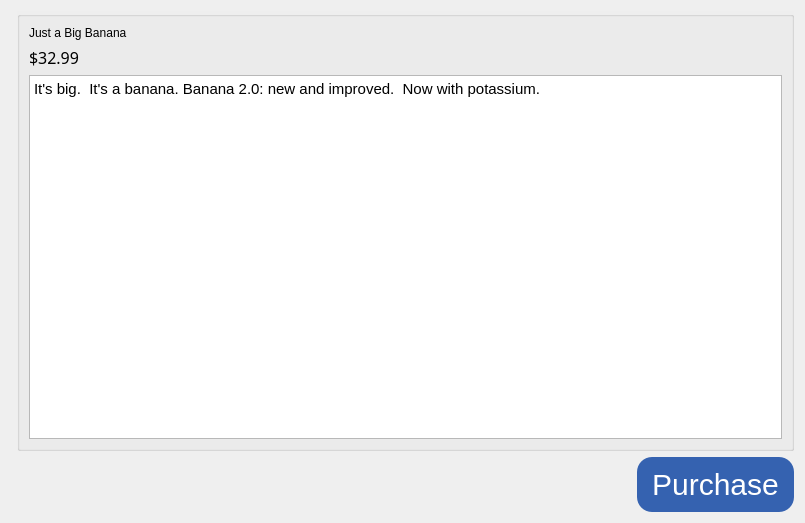
<?xml version="1.0" encoding="UTF-8"?>
<ui version="4.0">
 <class>CatalogItem</class>
 <widget class="QDialog" name="CatalogItem">
  <property name="geometry">
   <rect>
    <x>0</x>
    <y>0</y>
    <width>805</width>
    <height>523</height>
   </rect>
  </property>
  <property name="windowTitle">
   <string>Dialog</string>
  </property>
  <property name="styleSheet">
   <string notr="true">#MainWindow { font: 16pt &quot;Aganè S&quot;; }
#MainWindow { background-color : #9CAFD1  }
QPushButton {color : white;
background-color : #3562B0;
border-radius: 10px;}
QPushButton{ font: 81 14pt &quot;AXIS Extra Bold&quot;;
  border: none;
  border-radius: 15px;
  box-shadow: 0 9px #999;
  padding: 10px 15px;}
#pushButton_Login_2{ font: 81 18pt &quot;AXIS Extra Bold&quot;;
border-radius: 25px; }
QGroupBox{ background-color : #EEEEEE;}
QLabel{  font: 16pt &quot;Aganè S&quot;; }
QStackedWidget{ background: qlineargradient(x1:0, y1:0, x2:1, y2:1,  stop:0 #202020, stop: 0.4 #303030, stop:1 #353535)}



QPushButton:hover {background-color: #2D5496}

QPushButton:active {
  background-color: #2D5496;
  box-shadow: 0 5px #666;
  transform: translateY(4px);
}</string>
  </property>
  <layout class="QVBoxLayout" name="verticalLayout_2">
   <item>
    <layout class="QHBoxLayout" name="horizontalLayout_2">
     <item>
      <widget class="QLabel" name="image">
       <property name="text">
        <string>&lt;html&gt;&lt;head/&gt;&lt;body&gt;&lt;p&gt;&lt;img src=&quot;:/images/61510352-holding-banana.jpg&quot;/&gt;&lt;/p&gt;&lt;/body&gt;&lt;/html&gt;</string>
       </property>
       <property name="scaledContents">
        <bool>true</bool>
       </property>
       <property name="alignment">
        <set>Qt::AlignCenter</set>
       </property>
      </widget>
     </item>
     <item>
      <widget class="QGroupBox" name="groupBox">
       <property name="title">
        <string/>
       </property>
       <layout class="QVBoxLayout" name="verticalLayout">
        <item>
         <widget class="QLabel" name="name">
          <property name="text">
           <string>Just a Big Banana</string>
          </property>
         </widget>
        </item>
        <item>
         <widget class="QLabel" name="price">
          <property name="font">
           <font>
            <family>Aganè S</family>
            <pointsize>12</pointsize>
            <weight>50</weight>
            <italic>false</italic>
            <bold>false</bold>
           </font>
          </property>
          <property name="styleSheet">
           <string notr="true"> font: 12pt &quot;Aganè S&quot;;</string>
          </property>
          <property name="text">
           <string>$32.99</string>
          </property>
         </widget>
        </item>
        <item>
         <widget class="QTextEdit" name="description">
          <property name="html">
           <string>&lt;!DOCTYPE HTML PUBLIC &quot;-//W3C//DTD HTML 4.0//EN&quot; &quot;http://www.w3.org/TR/REC-html40/strict.dtd&quot;&gt;
&lt;html&gt;&lt;head&gt;&lt;meta name=&quot;qrichtext&quot; content=&quot;1&quot; /&gt;&lt;style type=&quot;text/css&quot;&gt;
p, li { white-space: pre-wrap; }
&lt;/style&gt;&lt;/head&gt;&lt;body style=&quot; font-family:'Ubuntu'; font-size:11pt; font-weight:400; font-style:normal;&quot;&gt;
&lt;p style=&quot; margin-top:0px; margin-bottom:0px; margin-left:0px; margin-right:0px; -qt-block-indent:0; text-indent:0px;&quot;&gt;It's big.  It's a banana. Banana 2.0: new and improved.  Now with potassium.&lt;/p&gt;&lt;/body&gt;&lt;/html&gt;</string>
          </property>
         </widget>
        </item>
       </layout>
      </widget>
     </item>
    </layout>
   </item>
   <item>
    <layout class="QHBoxLayout" name="horizontalLayout">
     <item>
      <spacer name="horizontalSpacer">
       <property name="orientation">
        <enum>Qt::Horizontal</enum>
       </property>
       <property name="sizeHint" stdset="0">
        <size>
         <width>40</width>
         <height>20</height>
        </size>
       </property>
      </spacer>
     </item>
     <item>
      <widget class="QPushButton" name="purchase">
       <property name="styleSheet">
        <string notr="true">font-size : 30px</string>
       </property>
       <property name="text">
        <string>Purchase</string>
       </property>
      </widget>
     </item>
    </layout>
   </item>
  </layout>
 </widget>
 <resources/>
 <connections/>
</ui>
